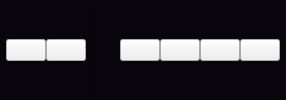
        <widget class="QFrame" name="Close_cnt">
         <property name="styleSheet">
          <string notr="true">QFrame{
	background-color:rgb(9, 5, 13);
	padding:1px 2px;
}

</string>
         </property>
         <property name="frameShape">
          <enum>QFrame::StyledPanel</enum>
         </property>
         <property name="frameShadow">
          <enum>QFrame::Raised</enum>
         </property>
         <layout class="QHBoxLayout" name="horizontalLayout_2">
          <property name="spacing">
           <number>0</number>
          </property>
          <property name="leftMargin">
           <number>0</number>
          </property>
          <property name="topMargin">
           <number>0</number>
          </property>
          <property name="rightMargin">
           <number>0</number>
          </property>
          <property name="bottomMargin">
           <number>0</number>
          </property>
          <item>
           <widget class="QFrame" name="frame_7">
            <property name="frameShape">
             <enum>QFrame::StyledPanel</enum>
            </property>
            <property name="frameShadow">
             <enum>QFrame::Raised</enum>
            </property>
            <layout class="QHBoxLayout" name="horizontalLayout_5">
             <property name="spacing">
              <number>0</number>
             </property>
             <property name="leftMargin">
              <number>0</number>
             </property>
             <property name="topMargin">
              <number>0</number>
             </property>
             <property name="rightMargin">
              <number>0</number>
             </property>
             <property name="bottomMargin">
              <number>0</number>
             </property>
             <item alignment="Qt::AlignLeft">
              <widget class="QPushButton" name="slide_close_btn">
               <property name="cursor">
                <cursorShape>PointingHandCursor</cursorShape>
               </property>
               <property name="styleSheet">
                <string notr="true">QPushButton:hover{
	background-color: rgba(239,184,16,.5)
}</string>
               </property>
               <property name="text">
                <string/>
               </property>
               <property name="icon">
                <iconset resource="../../DomiGPS/icons.qrc">
                 <normaloff>:/icons/chevron-left.svg</normaloff>:/icons/chevron-left.svg</iconset>
               </property>
               <property name="iconSize">
                <size>
                 <width>22</width>
                 <height>22</height>
                </size>
               </property>
              </widget>
             </item>
             <item alignment="Qt::AlignLeft">
              <widget class="QPushButton" name="btn_menu">
               <property name="cursor">
                <cursorShape>PointingHandCursor</cursorShape>
               </property>
               <property name="styleSheet">
                <string notr="true">QPushButton:hover{
	background-color: rgba(239,184,16,.5)
}</string>
               </property>
               <property name="text">
                <string/>
               </property>
               <property name="icon">
                <iconset resource="../../DomiGPS/icons.qrc">
                 <normaloff>:/icons/menu.svg</normaloff>:/icons/menu.svg</iconset>
               </property>
               <property name="iconSize">
                <size>
                 <width>22</width>
                 <height>22</height>
                </size>
               </property>
              </widget>
             </item>
            </layout>
           </widget>
          </item>
          <item>
           <widget class="QFrame" name="frame_8">
            <property name="frameShape">
             <enum>QFrame::StyledPanel</enum>
            </property>
            <property name="frameShadow">
             <enum>QFrame::Raised</enum>
            </property>
            <layout class="QHBoxLayout" name="horizontalLayout_4">
             <property name="spacing">
              <number>0</number>
             </property>
             <property name="leftMargin">
              <number>0</number>
             </property>
             <property name="topMargin">
              <number>0</number>
             </property>
             <property name="rightMargin">
              <number>0</number>
             </property>
             <property name="bottomMargin">
              <number>0</number>
             </property>
             <item>
              <widget class="QLabel" name="lbl_user_text">
               <property name="text">
                <string/>
               </property>
               <property name="pixmap">
                <pixmap resource="../../DomiGPS/icons.qrc">:/icons/user.svg</pixmap>
               </property>
              </widget>
             </item>
             <item>
              <widget class="QLabel" name="user_lbl">
               <property name="text">
                <string/>
               </property>
              </widget>
             </item>
            </layout>
           </widget>
          </item>
          <item>
           <widget class="QFrame" name="frame_9">
            <property name="frameShape">
             <enum>QFrame::StyledPanel</enum>
            </property>
            <property name="frameShadow">
             <enum>QFrame::Raised</enum>
            </property>
            <layout class="QHBoxLayout" name="horizontalLayout_3">
             <property name="spacing">
              <number>0</number>
             </property>
             <property name="leftMargin">
              <number>0</number>
             </property>
             <property name="topMargin">
              <number>0</number>
             </property>
             <property name="rightMargin">
              <number>0</number>
             </property>
             <property name="bottomMargin">
              <number>0</number>
             </property>
             <item>
              <widget class="QPushButton" name="minimize">
               <property name="cursor">
                <cursorShape>PointingHandCursor</cursorShape>
               </property>
               <property name="styleSheet">
                <string notr="true">QPushButton:hover{
	background-color: rgba(239,184,16,.5)
}</string>
               </property>
               <property name="text">
                <string/>
               </property>
               <property name="icon">
                <iconset resource="../../DomiGPS/icons.qrc">
                 <normaloff>:/icons/minus.svg</normaloff>:/icons/minus.svg</iconset>
               </property>
               <property name="iconSize">
                <size>
                 <width>22</width>
                 <height>22</height>
                </size>
               </property>
              </widget>
             </item>
             <item>
              <widget class="QPushButton" name="btn_reduce">
               <property name="cursor">
                <cursorShape>PointingHandCursor</cursorShape>
               </property>
               <property name="styleSheet">
                <string notr="true">QPushButton:hover{
	background-color: rgba(239,184,16,.5)
}</string>
               </property>
               <property name="text">
                <string/>
               </property>
               <property name="icon">
                <iconset resource="../../DomiGPS/icons.qrc">
                 <normaloff>:/icons/minimize-2.svg</normaloff>:/icons/minimize-2.svg</iconset>
               </property>
               <property name="iconSize">
                <size>
                 <width>22</width>
                 <height>22</height>
                </size>
               </property>
              </widget>
             </item>
             <item>
              <widget class="QPushButton" name="btn_expand">
               <property name="cursor">
                <cursorShape>PointingHandCursor</cursorShape>
               </property>
               <property name="styleSheet">
                <string notr="true">QPushButton:hover{
	background-color: rgba(239,184,16,.5)
}</string>
               </property>
               <property name="text">
                <string/>
               </property>
               <property name="icon">
                <iconset resource="../../DomiGPS/icons.qrc">
                 <normaloff>:/icons/maximize.svg</normaloff>:/icons/maximize.svg</iconset>
               </property>
               <property name="iconSize">
                <size>
                 <width>22</width>
                 <height>22</height>
                </size>
               </property>
              </widget>
             </item>
             <item>
              <widget class="QPushButton" name="btn_close">
               <property name="cursor">
                <cursorShape>PointingHandCursor</cursorShape>
               </property>
               <property name="styleSheet">
                <string notr="true">QPushButton:hover{
	background-color: rgba(239,184,16,.5)
}</string>
               </property>
               <property name="text">
                <string/>
               </property>
               <property name="icon">
                <iconset resource="../../DomiGPS/icons.qrc">
                 <normaloff>:/icons/x.svg</normaloff>:/icons/x.svg</iconset>
               </property>
               <property name="iconSize">
                <size>
                 <width>22</width>
                 <height>22</height>
                </size>
               </property>
              </widget>
             </item>
            </layout>
           </widget>
          </item>
         </layout>
        </widget>
